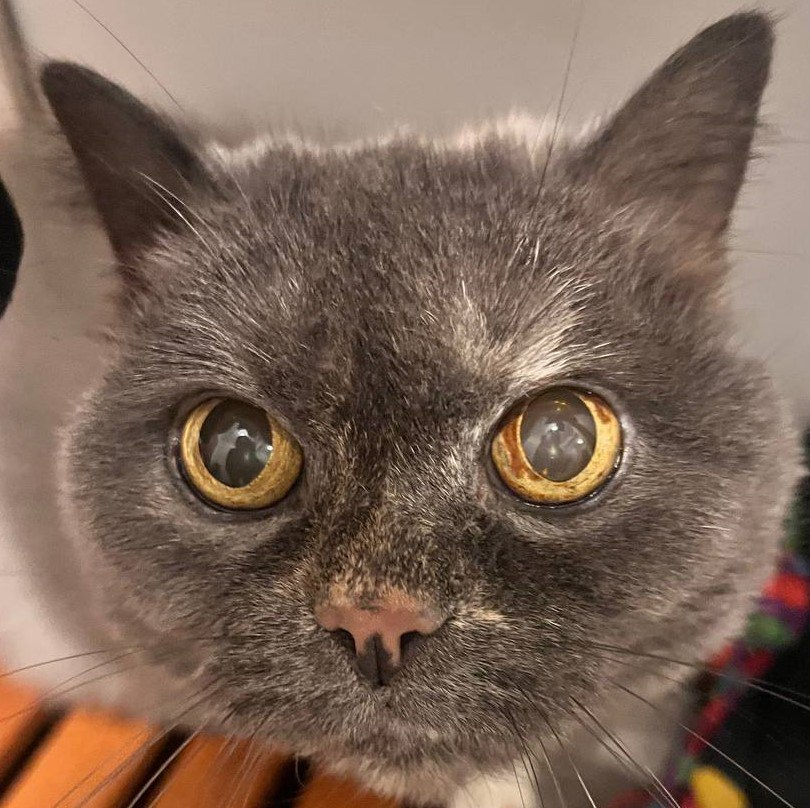
#> input picture HW2_part_2/main/cat.jpg, 810 x 808 px; its folder holds 5 pictures in this run
$ python final_version.py
#> lines starting #> are read from the running program, lines starting #| are printed output that depends on the picture; pictures that were not available may be replaced by others from this repository, and a replacement may not be noted
#> further down, main is the input picture: shape (808, 810, 3); mean B, G, R 86.8, 101.2, 123.8
import cv2
import os
import numpy as np
import matplotlib.pyplot as plt
def ORB(main, example, am_match = 10):
#> called with am_match = 10
    main_bw = cv2.cvtColor(main,cv2.COLOR_BGR2GRAY)
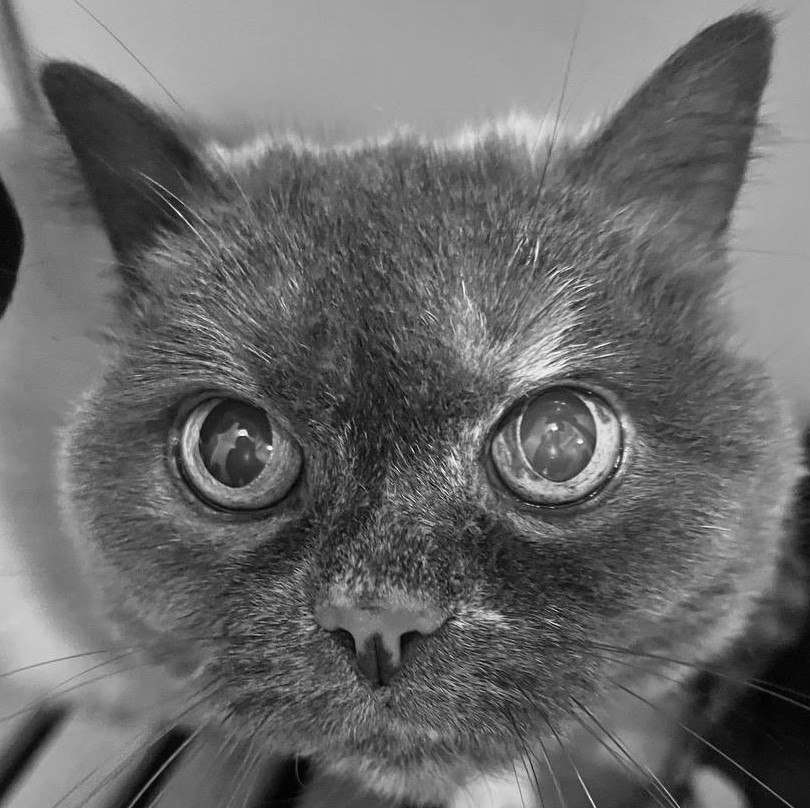
#> main_bw: shape (808, 810); min 0, max 254, mean 106.3
    example_bw = cv2.cvtColor(example, cv2.COLOR_BGR2GRAY)


    orb = cv2.ORB_create()

    #Находим ключевые точки и дескрипторы (локальные свойсвта изображения )
    main_keypoints, main_descriptors = orb.detectAndCompute(main_bw,None)
#> main_keypoints = 500 keypoints; strongest (x, y, size): (246, 433, 37.2), (246, 435, 31), (245, 433, 44.6), (269, 446, 31)
    example_keypoints, example_descriptors = orb.detectAndCompute(example_bw,None)
#> example_keypoints has the same summary as main_keypoints

    #Далее надо найти свпадения между ними на основе дескрипторов
    matcher = cv2.BFMatcher() #cv.NORM_HAMMING, crossCheck=True
    matches = matcher.match(main_descriptors,example_descriptors)
#> matches = 500 matches
    matches = sorted(matches, key=lambda x: x.distance) #сортируем точки по близости
    good_matches = matches[:am_match]
#> good_matches = 10 matches
    points1 = np.array([main_keypoints[m.queryIdx].pt for m in good_matches], dtype=np.float32)
#> points1 = [[527, 263], [339, 437], [269, 446], [556, 428], [305, 614], [429, 445], [617, 461], [431, 468], [441, 468], [459, 613]]
    points2 = np.array([example_keypoints[m.trainIdx].pt for m in good_matches], dtype=np.float32)
#> points2 has the same summary as points1


    #Визуализация результата при помощи матрицы преобразования
    H, mask = cv2.findHomography(points1, points2, cv2.RANSAC, 5.0)
#> H = [[1, -3.96e-16, 5.91e-13], [-6.81e-16, 1, 7.88e-13], [-1.09e-18, -9.12e-19, 1]]; mask = [1, 1, 1, 1, 1, 1, 1, 1, 1, 1]
    h, w, _ = main.shape
#> h = 808; w = 810
    pts = np.float32([[0, 0], [0, h], [w, h], [w, 0]]).reshape(-1, 1, 2)
#> pts = [[0, 0], [0, 808], [810, 808], [810, 0]]
    dst = cv2.perspectiveTransform(pts, H) #изменение перспективы ищображения
#> dst = [[5.91e-13, 7.88e-13], [2.71e-13, 808], [810, 808], [810, 2.36e-13]]

    image2_with_box = cv2.polylines(example.copy(), [np.int32(dst)], isClosed=True, color=(0, 255, 0), thickness=3)

    return image2_with_box


results = []

v = os.listdir('main')
sample = os.listdir('samples2')
for i in sample:
    if 'mb' not in i:
        main = cv2.imread(f'main/{i}')
        example = cv2.imread(f'samples2/{i}')
        result_img = ORB(main, example)
        results.append((main, result_img))
    else:
        print(i)
        main = cv2.imread(r'C:\Users\Aleks\Documents\CV\HW2_part_2\main\main_mb.jpg')
        example = cv2.imread(f'samples2/{i}')
        result_img = ORB(main, example, am_match = 10)
        results.append((main, result_img))


def plots(results):
    for idx, (main, result_img) in enumerate(results):
        # Convert images to RGB for correct display
        main_image_rgb = cv2.cvtColor(main, cv2.COLOR_BGR2RGB)
        result_image_rgb = cv2.cvtColor(result_img, cv2.COLOR_BGR2RGB)

        # Plot the main image in the first row
        axes[0, idx].imshow(main_image_rgb)
        axes[0, idx].set_title(f"Main Image {idx + 1}")
        axes[0, idx].axis("off")

        # Plot the result image in the second row
        axes[1, idx].imshow(result_image_rgb)
        axes[1, idx].set_title(f"Result Image {idx + 1}")
        axes[1, idx].axis("off")


    # Adjust layout for better visibility
    plt.tight_layout()
    plt.show()

$ run again, on HW2_part_2/main/photo.jpg
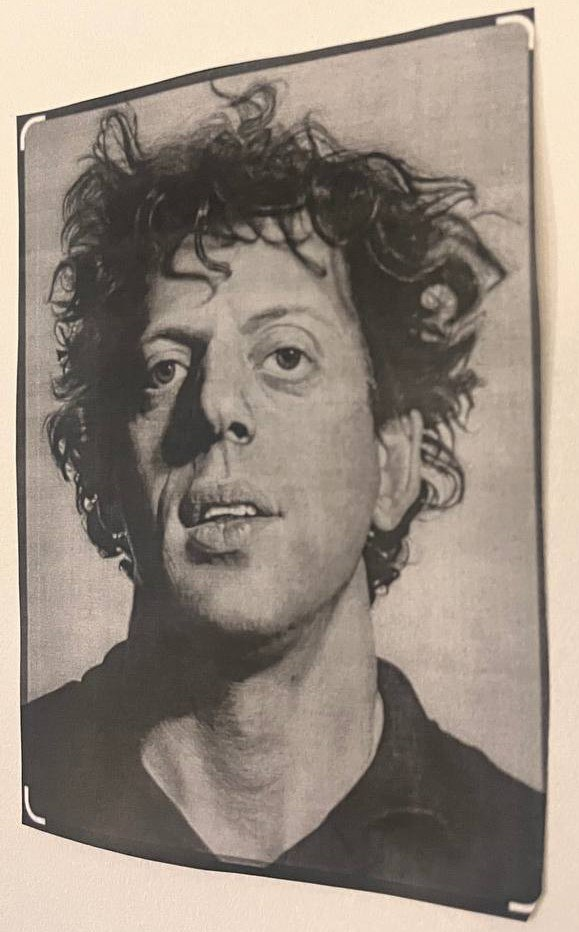
#> input picture HW2_part_2/main/photo.jpg, 579 x 932 px
#> main is the input picture: shape (932, 579, 3); mean B, G, R 126.4, 137.7, 149.5
#> in ORB, `main_bw = cv2.cvtColor(main,cv2.COLOR_BGR2GRAY)`:
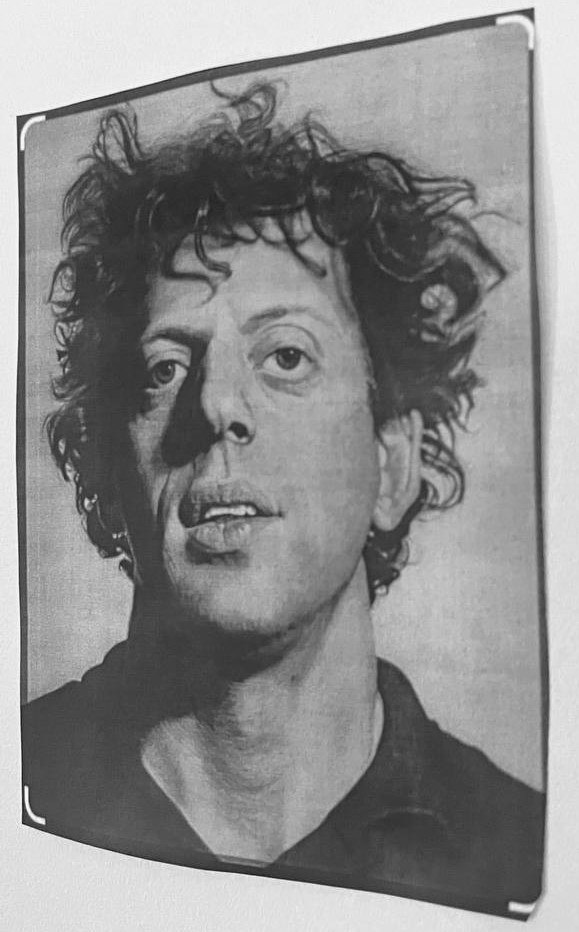
#> main_bw: shape (932, 579); min 21, max 253, mean 140
#> main_keypoints = 500 keypoints; strongest (x, y, size): (43, 823, 31), (43, 819, 31), (44, 116, 31), (43, 116, 37.2)
#> example_keypoints has the same summary as main_keypoints
#> matches = 500 matches
#> good_matches = 10 matches
#> points1 = [[101, 141], [59, 358], [58, 362], [531, 46], [529, 51], [532, 51], [88, 501], [62, 359], [438, 426], [64, 309]]
#> points2 has the same summary as points1
#> H = [[1, -8.27e-16, 3.53e-13], [-3.38e-16, 1, 1.97e-13], [-1.37e-18, -2.87e-18, 1]]; mask = [1, 1, 1, 1, 1, 1, 1, 1, 1, 1]
#> dst = [[3.53e-13, 1.97e-13], [-4.17e-13, 932], [579, 932], [579, 6.9e-16]]
